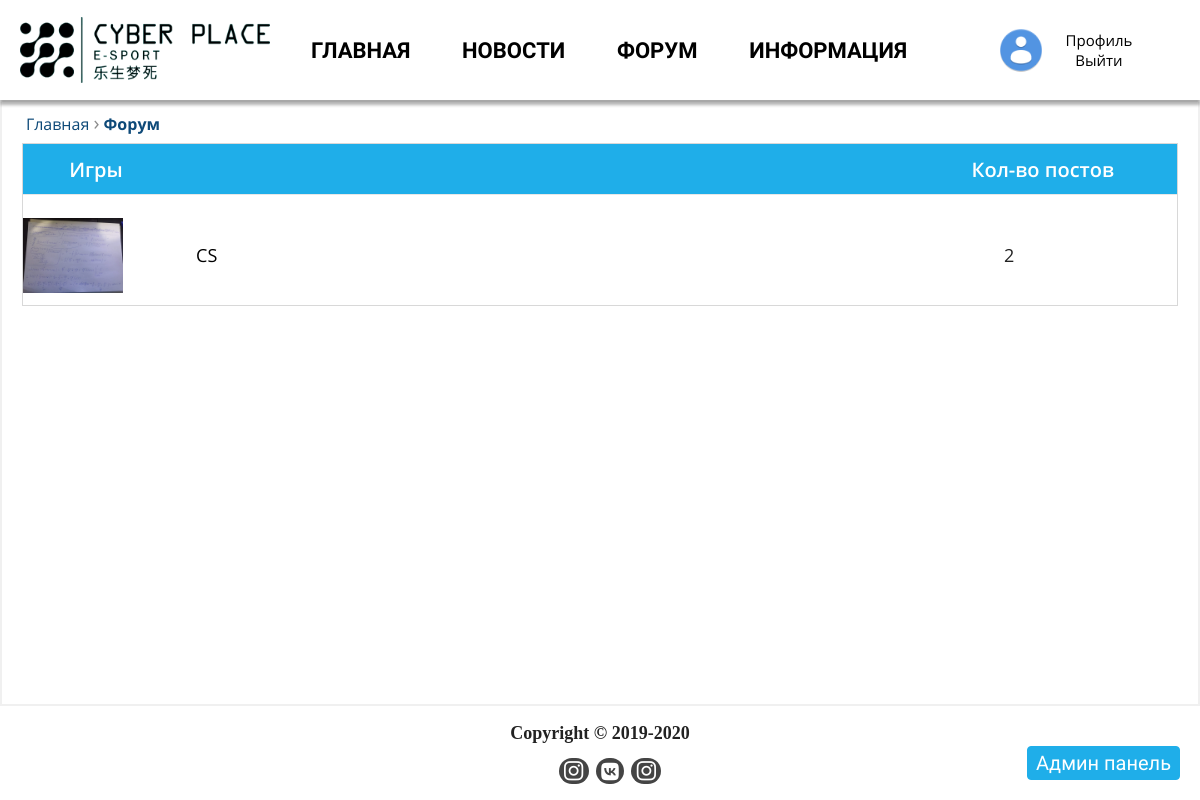
Page /forum/ (signed in) on the committed database.
### userProfile/models.py (models this page shows, shortened)
class User(AbstractUser):
    username = models.CharField('имя пользователя', max_length=150,unique=True, help_text=_('Required. 150 characters or fewer. Letters, digits and @/./+/-/_ only.'),
        validators=[validators.user_slug],
        error_messages={'unique': _("Пользователь с таким именем уже существует."),},
    )
    email = models.EmailField(_('Адрес электронной почты'), blank=False)
    get_news = models.BooleanField('Получать новости', default= False)
    image = models.ImageField('фото',upload_to='UserAvatars', default = 'UserAvatars/default.png')
    image_small = ImageSpecField([Adjust(contrast=1, sharpness=1),ResizeToFill(260, 256)], source='image',format='JPEG', options={'quality': 90})
    slug = models.SlugField('слыка на профиль', default = '')
    patronymic = models.CharField('Отчество', max_length=30, blank=True)
    dateBirth = models.DateField('дата рождения',blank=True, null=True)
    phone_validator = RegexValidator('^((8|\+7)[\- ]?)?(\(?\d{3}\)?[\- ]?)?[\d\- ]{7,10}$', message="Введите правильный номер.")
    phone = models.CharField('телефон',validators=[phone_validator],max_length = 30, blank=True, default='')
    skype = models.CharField('скайп', max_length = 30, blank=True, default="")
    addres = models.TextField('адресс', max_length = 200, blank=True, default="")
    friends = models.ManyToManyField("User", blank=True, verbose_name="Друзья", help_text = 'Удерживайте "Control", или "Command" на Mac, чтобы выбрать больше одного пользователя /// ')
    GENDER_CHOICES = (
        ('М', 'Мужской'),
        ('Ж', 'Женский'),
    )
    gender = models.CharField("Пол", max_length=1, choices=GENDER_CHOICES, null=True, blank=True)
    class Meta:
        verbose_name = 'Пользователя'
        verbose_name_plural = 'Пользователи'

### forum/models.py (models this page shows, shortened)
class ForumTitle(models.Model):
    name = models.CharField("Название", max_length = 50)
    class Meta:
        verbose_name = 'Раздел'
        verbose_name_plural = 'Разделы'

class ForumTop(models.Model):
    forumTitle = models.ForeignKey(ForumTitle, on_delete=models.CASCADE, verbose_name="Раздел")
    name = models.CharField("Название", max_length = 50)
    post_count = models.IntegerField("Колличество подтем", default=0)
    image = models.ImageField('Изоображение', default='')
    class Meta:
        verbose_name = 'Тему'
        verbose_name_plural = 'Темы'

### forum/views.py (the view)
# urls.py: path('', views.ForumTitleView.as_view(), name='forum'),
class ForumTitleView(ListView):
    model = ForumTitle
    template_name = 'forum/forumTitle.html'
    context_object_name = 'forumTitles'

### templates/forum/forumTitle.html (shortened to what this page needs)
{% extends 'index.html' %}
{% block content %}
{% load profile_tags %}
<div class="container">
    <div class="forum-navi">
        <a href="{% url 'main:index' %}">Главная</a>
        <span>&#8250;</span>
        <a class="active" href="{% url 'forum:forum' %}">Форум</a>
    </div>
    <div class="forum">
        {% for forumTitle in forumTitles %}
        <div class="forum-titles">
            <p>{{forumTitle.name}}</p>
            <p>Кол-во постов</p>
        </div>
        {% for forumTop in forumTitle.forumtop_set.all%}
        <div  class="forum-block">
            <div class="block-img"><img src="{{forumTop.image.url}}" alt=""></div>
                <a class="block-text" href="{% url 'forum:forumTop' forumTop.id %}">{{forumTop.name}}</a>
                <p>{{forumTop.post_count}}</p>
        </div>
        {% endfor %}
        {% endfor %}
    </div>
</div>
{% endblock %}

### templates/index.html (shortened to what this page needs)
<!DOCTYPE html>
{% load static %}
{% load profile_tags %}
<html lang="Ru-ru">
<head>
    <link rel="stylesheet" href="{% static 'libs/jquery/plugins/slick/slick.min.css' %}" />
    <link rel="stylesheet" href="{% static 'css/main.css' %}">
</head>
<body>
    <div class="wrapper">
        {% if user.is_authenticated and user.is_staff %}
        <div class="admin-panel">
            <a href="/admin">Админ панель</a>
        </div>
        {% endif %}
        <header>
            <div class="container">
            <div class="header__logo">
                <a href="{%url 'main:index' %}"><img src="{% static 'images/logo.png' %}" alt=""></a>
            </div>
            <nav class="nav__js">
                <div class="nav__list">
                    <a href="{%url 'main:index' %}" class="nav-item">Главная</a>
                    <a href="{%url 'news:news' %}" class="nav-item">Новости</a>
                    <a href="{%url 'forum:forum' %}" class="nav-item">Форум</a>
                    <a href="{% url 'main:info' %}" class="nav-item">Информация</a>
                </div>
            </nav>
                {% if user.is_authenticated %}
                <div data-id="{{user.id}}" class="profile__opinion logout">
                    <div class="profile__background">
                        <a href="{% url 'profile:profile' user.slug %}"><img src="{{ user.image_small.url }}" alt=""></a>
                        <div class="links">
                            <a href="{% url 'profile:profile' user.slug %}">Профиль</a>
                            <a href="{% url 'accounts:logout'%} ">Выйти</a>
                        </div>
                    </div>
                </div>
                {% else %}
                <div class="login"><a href="{% url 'accounts:login' %}?next={{request.path}}"><span class="fas fa-sign-in-alt"></span>Войти</a></div>
                {% endif %}
            </div>
        </header>
        {% block content%}{% endblock %}
        <div class="footer">
            <div class="coperite">
                <strong>Copyright © 2019-2020</strong>
            </div>
            <div class="footer-links">
                <ul>
                    <li><a class="inst" title="Инстаграм Клин" href="https://www.instagram.com/cyber__place/?igshid=1odgo49e05gf2"><i class="fab fa-instagram"></i></a></li>
                    <li><a class="vkont" title="Вконтакте" href="https://vk.com/cyberplace_klin"><i class="fab fa-vk"></i></a></li>
                    <li><a class="inst" title="Инстаграм Солнечногорск" href="https://www.instagram.com/cyberplace_solnecnogorsk/"><i class="fab fa-instagram"></i></a></li>
                </ul>
            </div>
        </div>
    </div>
</body>
</html>

### rows in the picture
User: image_small (placeholder picture)
ForumTitle: name "Игры"
ForumTop: image (picture), name "CS", post_count "2"
